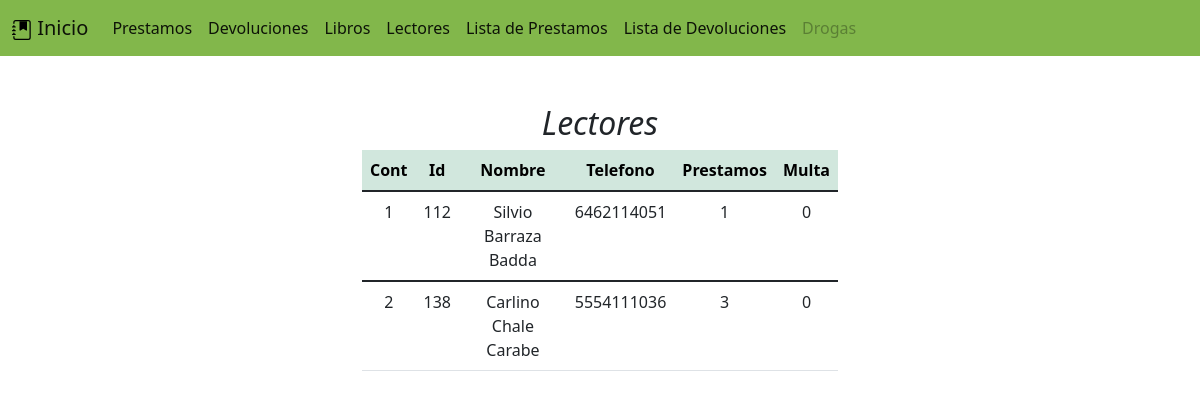
/BL/lectores.php, run on the app's committed database.
### tables this page shows
CREATE TABLE `lector` (
  `contador_lec` int(11) NOT NULL,
  `id_lector` int(10) NOT NULL,
  `nombre_lec` varchar(20) NOT NULL,
  `telefono` varchar(10) NOT NULL,
  `prestamos` int(1) NOT NULL,
  `multa` int(1) NOT NULL
);

### BL/Cservicios.php (called while the page is built, shortened)
<?php
class Producto{
    function mostrar_lectores($conexion){
      $sql="SELECT * FROM lector";
      $rec=mysqli_query($conexion,$sql);
      return $rec;
    }
}
?>

### BL/lectores.php (the view, shortened to what this page needs)
<?php
include_once("Cservicios.php");
$conexion=$objeto->connectDB();
$objconsulta=new Producto;
$vent=$objconsulta->mostrar_lectores($conexion);
?>
<!doctype html>
<html lang="en">
  <head>
    <link href="https://cdn.jsdelivr.net/npm/bootstrap@5.1.1/dist/css/bootstrap.min.css" rel="stylesheet">
  </head>
  <body>
  <nav class="navbar navbar-expand-lg navbar-light " style="background-color: #82b74b;">
  <div class="container-fluid">
    <a class="navbar-brand" href="index.php"> <img src="img/journal-bookmark-fill.svg" alt="" width="20" height="20" class="d-inline-block align-text-center"> Inicio</a>
    <div class="collapse navbar-collapse" id="navbarNav">
      <ul class="navbar-nav">
        <li class="nav-item">
          <a class="nav-link active" aria-current="page" href="prestamos.php">Prestamos</a>
        </li>
        <li class="nav-item">
          <a class="nav-link active" href="devoluciones.php">Devoluciones</a>
        </li>
        <li class="nav-item">
          <a class="nav-link active" href="libros.php">Libros</a>
        </li>
        <li class="nav-item">
          <a class="nav-link active" href="lectores.php">Lectores</a>
        </li>
        <li class="nav-item">
          <a class="nav-link active" href="mprestamos.php">Lista de Prestamos</a>
        </li>
        <li class="nav-item">
          <a class="nav-link active" href="mdevoluciones.php">Lista de Devoluciones</a>
        </li>
        <li class="nav-item">
          <a class="nav-link disabled">Drogas</a>
        </li>
      </ul>
    </div>
  </div>
</nav>
<div class="container py-5 col-md-5">
  <div class="text-center ">
  <table class="table">
  <h2> <em>Lectores</em></h2>
  <thead class="table-success ">
  <tr>
            <th scope="col">Cont</th>
            <th scope="col">Id</th>
            <th scope="col">Nombre</th>
            <th scope="col">Telefono</th>
            <th scope="col">Prestamos</th>
            <th scope="col">Multa</th>
          </tr>
  </thead>
  <tbody>
        <?php while($row=mysqli_fetch_array($vent)){ ?>
          <tr>
          <td align="center"><?php echo $row['contador_lec'] ?></td>
          <td align="center"><?php echo $row['id_lector'] ?></td>
          <td align="center"><?php echo $row['nombre_lec'] ?></td>
          <td align="center"><?php echo $row['telefono'] ?></td>
          <td align="center"><?php echo $row['prestamos'] ?></td>
          <td align="center"><?php echo $row['multa'] ?></td>
          </tr>
  </tbody>
  <?php } ?>
</table>
  </div>
</div>
  </body>
</html>

### data on the page
lector: contador_lec "1", id_lector "112", nombre_lec "Silvio Barraza Badda", telefono "6462114051", prestamos "1", multa "0"
lector: contador_lec "2", id_lector "138", nombre_lec "Carlino Chale Carabe", telefono "5554111036", prestamos "3", multa "0"
